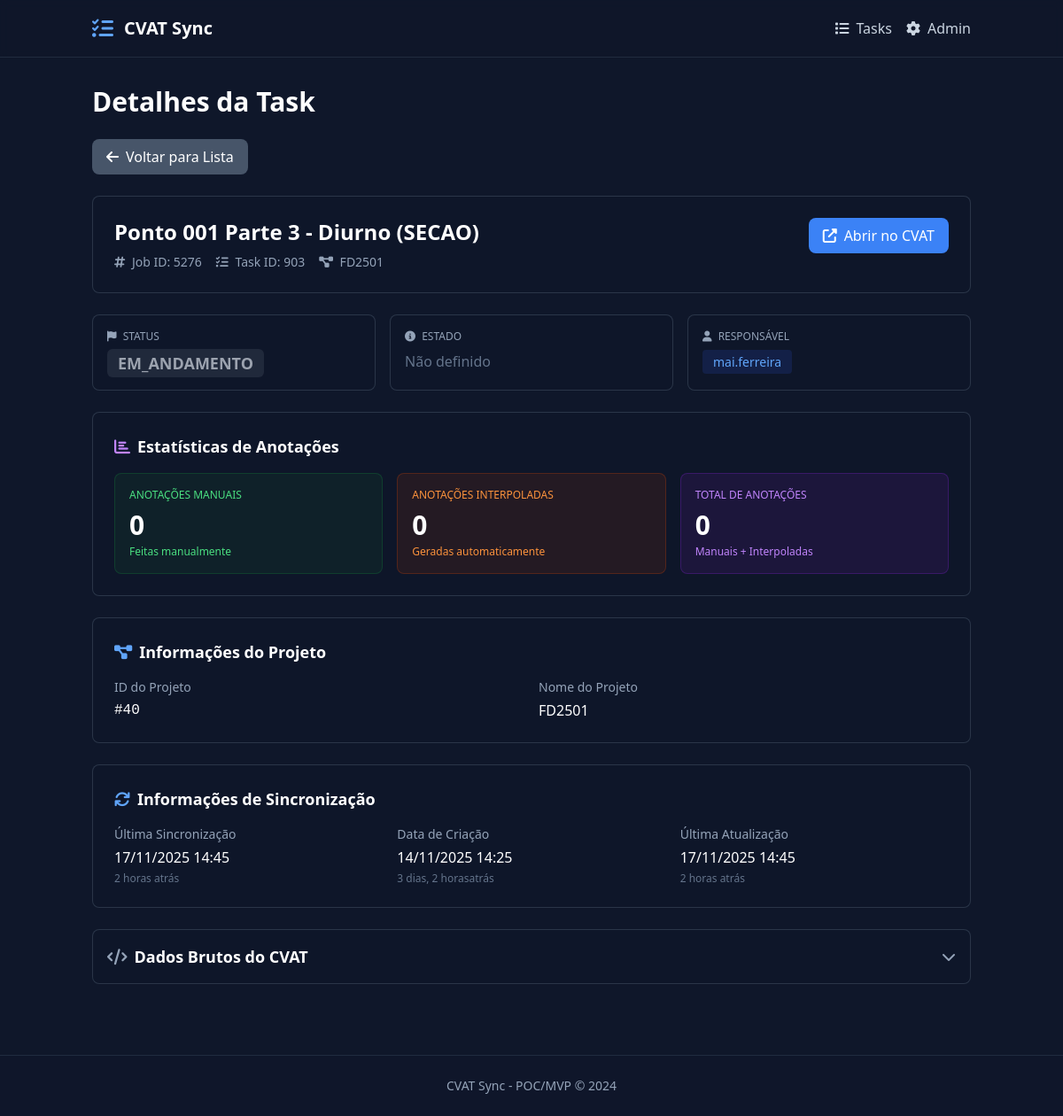
The page /cvat/2030/ on the database its author committed.
### cvat_sync/models.py (models this page shows, shortened)
class CVATTask(models.Model):
    cvat_task_id = models.IntegerField(
        verbose_name="CVAT Task ID",
        help_text="ID da task no CVAT"
    )
    cvat_job_id = models.IntegerField(
        verbose_name="CVAT Job ID",
        help_text="ID do job no CVAT",
        unique=True
    )
    project_id = models.IntegerField(
        verbose_name="Project ID",
        null=True,
        blank=True,
        help_text="ID do projeto no CVAT"
    )
    project_name = models.CharField(
        max_length=255,
        verbose_name="Nome do Projeto",
        null=True,
        blank=True
    )
    task_name = models.CharField(
        max_length=255,
        verbose_name="Nome da Task"
    )
    assignee = models.CharField(
        max_length=100,
        verbose_name="Responsável",
        null=True,
        blank=True,
        help_text="Username do responsável no CVAT"
    )
    responsavel = models.ManyToManyField(
        User,
        related_name='assigned_tasks',
        blank=True,
        verbose_name="Responsáveis",
        help_text="Usuários responsáveis por esta task"
    )
    cvat_status = models.CharField(
        max_length=50,
        verbose_name="Status CVAT",
        null=True,
        blank=True,
        help_text="Status original do job no CVAT (new, validation, completed, etc.)"
    )
    stage = models.CharField(
        max_length=50,
        verbose_name="Etapa",
        null=True,
        blank=True,
        help_text="Etapa do workflow (annotation, validation, acceptance)"
    )
    cvat_state = models.CharField(
        max_length=50,
        verbose_name="Estado CVAT",
        null=True,
        blank=True,
        help_text="Estado original de progresso do job no CVAT (in progress, completed, etc.)"
    )
    STATUS_CHOICES = [
        ('pendente', 'Pendente'),
        ('em_andamento', 'Em Andamento'),
        ('conferindo', 'Conferindo'),
        ('feito', 'Feito'),
        ('revisado', 'Revisado'),
    ]
    status = models.CharField(
        max_length=50,
        choices=STATUS_CHOICES,
        default='pendente',
        verbose_name="Status",
        help_text="Status atual da task no sistema"
    )
    manual_override = models.BooleanField(
        default=False,
        verbose_name="Override Manual",
        help_text="Se True, status não será sobrescrito pelo webhook do CVAT"
    )
    data_inicio = models.DateField(
        null=True,
        blank=True,
        verbose_name="Data de Início",
        help_text="Data de início da task"
    )
    data_conclusao = models.DateTimeField(
        null=True,
        blank=True,
        verbose_name="Data de Conclusão",
        help_text="Data e hora de conclusão da task"
    )
    manual_annotations = models.IntegerField(
        default=0,
        verbose_name="Anotações Manuais",
        help_text="Total de anotações feitas manualmente"
    )
    interpolated_annotations = models.IntegerField(
        default=0,
        verbose_name="Anotações Interpoladas",
        help_text="Total de anotações interpoladas automaticamente"
    )
    total_annotations = models.IntegerField(
        default=0,
        verbose_name="Total de Anotações",
        help_text="Total de anotações (manuais + interpoladas)"
    )
    cvat_url = models.URLField(
        max_length=500,
        verbose_name="URL do CVAT",
        null=True,
        blank=True,
        help_text="Link direto para a task no CVAT"
    )
    cvat_data = models.JSONField(
        verbose_name="Dados do CVAT",
        null=True,
        blank=True,
        help_text="Payload completo do CVAT para referência"
    )
    last_synced_at = models.DateTimeField(
        verbose_name="Última Sincronização",
        auto_now=False,  # FIX: Manual update only (not on every save)
        default=timezone.now,  # Default on creation
        help_text="Data e hora da última sincronização"
    )
    created_at = models.DateTimeField(
        verbose_name="Data de Criação",
        auto_now_add=True
    )
    updated_at = models.DateTimeField(
        verbose_name="Data de Atualização",
        auto_now=True
    )
    class Meta:
        verbose_name = "CVAT Task"
        verbose_name_plural = "CVAT Tasks"
        ordering = ["-cvat_job_id"]  # Jobs mais recentes primeiro (IDs maiores = mais novos)
        indexes = [
            models.Index(fields=["cvat_task_id", "cvat_job_id"]),
            models.Index(fields=["project_id"]),
            models.Index(fields=["assignee"]),
            models.Index(fields=["status"]),
        ]

### cvat_sync/views.py (the view)
# urls.py: path("<int:pk>/", CVATTaskDetailView.as_view(), name="cvat_task_detail"),
class CVATTaskDetailView(DetailView):
    model = CVATTask
    template_name = "cvat_sync/task_detail.html"
    context_object_name = "task"

### template/cvat_sync/task_detail.html (shortened to what this page needs)
{% extends 'base.html' %}
{% load humanize %}
{% block page_title %}Detalhes da Task{% endblock %}
{% block content %}
<div class="space-y-6">
    <div>
        <a href="{% url 'cvat_task_list' %}" class="btn btn-secondary">
            <i class="fas fa-arrow-left"></i>
            Voltar para Lista
        </a>
    </div>
    <div class="card p-6">
        <div class="flex items-start justify-between">
            <div>
                <h3 class="text-2xl font-bold text-white mb-2">{{ task.task_name }}</h3>
                <div class="flex items-center gap-4 text-sm text-slate-400">
                    <span><i class="fas fa-hashtag mr-1"></i> Job ID: {{ task.cvat_job_id }}</span>
                    <span><i class="fas fa-tasks mr-1"></i> Task ID: {{ task.cvat_task_id }}</span>
                    {% if task.project_name %}
                    <span><i class="fas fa-project-diagram mr-1"></i> {{ task.project_name }}</span>
                    {% endif %}
                </div>
            </div>
            {% if task.cvat_url %}
            <a href="{{ task.cvat_url }}" target="_blank" class="btn btn-primary">
                <i class="fas fa-external-link-alt"></i>
                Abrir no CVAT
            </a>
            {% endif %}
        </div>
    </div>
    <div class="grid grid-cols-1 md:grid-cols-3 gap-4">
        <div class="card p-4">
            <p class="text-slate-400 text-xs font-medium uppercase mb-2">
                <i class="fas fa-flag mr-1"></i> Status
            </p>
            {% if task.status %}
                <span class="badge {% if task.status == 'completed' %}badge-completed{% elif task.status == 'validation' %}badge-validation{% elif task.status == 'annotation' %}badge-annotation{% else %}badge-new{% endif %} text-lg">
                    {{ task.status }}
                </span>
            {% else %}
                <span class="text-slate-500">Não definido</span>
            {% endif %}
        </div>
        <div class="card p-4">
            <p class="text-slate-400 text-xs font-medium uppercase mb-2">
                <i class="fas fa-info-circle mr-1"></i> Estado
            </p>
            {% if task.state %}
                <span class="text-white text-lg font-medium">{{ task.state }}</span>
            {% else %}
                <span class="text-slate-500">Não definido</span>
            {% endif %}
        </div>
        <div class="card p-4">
            <p class="text-slate-400 text-xs font-medium uppercase mb-2">
                <i class="fas fa-user mr-1"></i> Responsável
            </p>
            {% if task.assignee %}
                <span class="px-3 py-1 bg-blue-900/30 text-blue-400 rounded text-sm font-medium">
                    {{ task.assignee }}
                </span>
            {% else %}
                <span class="text-slate-500">Não atribuído</span>
            {% endif %}
        </div>
    </div>
    <div class="card p-6">
        <h4 class="text-lg font-semibold text-white mb-4 flex items-center gap-2">
            <i class="fas fa-chart-bar text-purple-400"></i>
            Estatísticas de Anotações
        </h4>
        <div class="grid grid-cols-1 md:grid-cols-3 gap-4">
            <div class="bg-green-900/20 border border-green-700/30 rounded-lg p-4">
                <p class="text-green-400 text-xs font-medium uppercase mb-2">Anotações Manuais</p>
                <p class="text-3xl font-bold text-white">{{ task.manual_annotations|intcomma }}</p>
                <p class="text-green-400 text-xs mt-1">Feitas manualmente</p>
            </div>
            <div class="bg-orange-900/20 border border-orange-700/30 rounded-lg p-4">
                <p class="text-orange-400 text-xs font-medium uppercase mb-2">Anotações Interpoladas</p>
                <p class="text-3xl font-bold text-white">{{ task.interpolated_annotations|intcomma }}</p>
                <p class="text-orange-400 text-xs mt-1">Geradas automaticamente</p>
            </div>
            <div class="bg-purple-900/20 border border-purple-700/30 rounded-lg p-4">
                <p class="text-purple-400 text-xs font-medium uppercase mb-2">Total de Anotações</p>
                <p class="text-3xl font-bold text-white">{{ task.total_annotations|intcomma }}</p>
                <p class="text-purple-400 text-xs mt-1">Manuais + Interpoladas</p>
            </div>
        </div>
    </div>
    {% if task.project_id %}
    <div class="card p-6">
        <h4 class="text-lg font-semibold text-white mb-4 flex items-center gap-2">
            <i class="fas fa-project-diagram text-blue-400"></i>
            Informações do Projeto
        </h4>
        <div class="grid grid-cols-1 md:grid-cols-2 gap-4">
            <div>
                <p class="text-slate-400 text-sm mb-1">ID do Projeto</p>
                <p class="text-white font-mono">#{{ task.project_id }}</p>
            </div>
            <div>
                <p class="text-slate-400 text-sm mb-1">Nome do Projeto</p>
                <p class="text-white">{{ task.project_name|default:"Não disponível" }}</p>
            </div>
        </div>
    </div>
    {% endif %}
    <div class="card p-6">
        <h4 class="text-lg font-semibold text-white mb-4 flex items-center gap-2">
            <i class="fas fa-sync text-blue-400"></i>
            Informações de Sincronização
        </h4>
        <div class="grid grid-cols-1 md:grid-cols-3 gap-4">
            <div>
                <p class="text-slate-400 text-sm mb-1">Última Sincronização</p>
                <p class="text-white">{{ task.last_synced_at|date:"d/m/Y H:i" }}</p>
                <p class="text-slate-500 text-xs mt-1">{{ task.last_synced_at|naturaltime }}</p>
            </div>
            <div>
                <p class="text-slate-400 text-sm mb-1">Data de Criação</p>
                <p class="text-white">{{ task.created_at|date:"d/m/Y H:i" }}</p>
                <p class="text-slate-500 text-xs mt-1">{{ task.created_at|naturaltime }}</p>
            </div>
            <div>
                <p class="text-slate-400 text-sm mb-1">Última Atualização</p>
                <p class="text-white">{{ task.updated_at|date:"d/m/Y H:i" }}</p>
                <p class="text-slate-500 text-xs mt-1">{{ task.updated_at|naturaltime }}</p>
            </div>
        </div>
    </div>
    <div class="card">
        <button type="button"
                onclick="document.getElementById('raw-data').classList.toggle('hidden')"
                class="w-full p-4 text-left flex items-center justify-between hover:bg-slate-800/40 transition-colors">
            <h4 class="text-lg font-semibold text-white flex items-center gap-2">
                <i class="fas fa-code text-slate-400"></i>
                Dados Brutos do CVAT
            </h4>
            <i class="fas fa-chevron-down text-slate-400"></i>
        </button>
    </div>
</div>
{% endblock %}

### template/base.html (style rules this page uses)
body { background-color: #0f172a; color: #e2e8f0; }
.card { background-color: rgba(15, 23, 42, 0.7); border: 1px solid rgba(71, 85, 105, 0.5); border-radius: 0.5rem; }
.btn { padding: 0.5rem 1rem; border-radius: 0.5rem; font-weight: 500; transition: all 0.2s; display: inline-flex; align-items: center; gap: 0.5rem; }
.btn-primary { background-color: #3b82f6; color: white; }
.btn-secondary { background-color: #475569; color: white; }
.badge { padding: 0.25rem 0.75rem; border-radius: 0.375rem; font-size: 0.75rem; font-weight: 600; text-transform: uppercase; }
.badge-new { background-color: rgba(107, 114, 128, 0.2); color: #9ca3af; }

### rows shown on the page
CVATTask: task_name "Ponto 001 Parte 3 - Diurno (SECAO)", cvat_job_id "5276", cvat_task_id "903", project_name "FD2501", status "EM_ANDAMENTO", assignee "mai.ferreira", manual_annotations "0", interpolated_annotations "0", total_annotations "0", project_id "40", last_synced_at "17/11/2025 14:45", last_synced_at "2 horas atrás", created_at "14/11/2025 14:25", created_at "3 dias, 2 horasatrás", updated_at "17/11/2025 14:45", updated_at "2 horas atrás"
